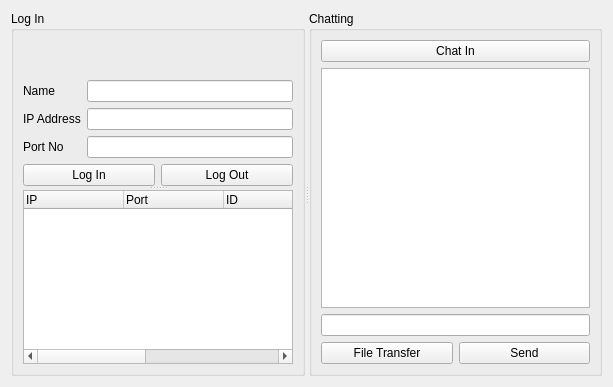
<?xml version="1.0" encoding="UTF-8"?>
<ui version="4.0">
 <class>ChatClient</class>
 <widget class="QWidget" name="ChatClient">
  <property name="geometry">
   <rect>
    <x>0</x>
    <y>0</y>
    <width>613</width>
    <height>387</height>
   </rect>
  </property>
  <property name="windowTitle">
   <string>Form</string>
  </property>
  <layout class="QHBoxLayout" name="horizontalLayout_2">
   <item>
    <widget class="QSplitter" name="splitter">
     <property name="orientation">
      <enum>Qt::Horizontal</enum>
     </property>
     <widget class="QGroupBox" name="logGroupBox">
      <property name="title">
       <string>Log In</string>
      </property>
      <layout class="QGridLayout" name="gridLayout_2">
       <item row="0" column="0">
        <spacer name="verticalSpacer">
         <property name="orientation">
          <enum>Qt::Vertical</enum>
         </property>
         <property name="sizeType">
          <enum>QSizePolicy::Minimum</enum>
         </property>
         <property name="sizeHint" stdset="0">
          <size>
           <width>20</width>
           <height>20</height>
          </size>
         </property>
        </spacer>
       </item>
       <item row="1" column="0">
        <widget class="QLabel" name="label_pic">
         <property name="maximumSize">
          <size>
           <width>16777215</width>
           <height>16777215</height>
          </size>
         </property>
         <property name="text">
          <string/>
         </property>
         <property name="alignment">
          <set>Qt::AlignCenter</set>
         </property>
        </widget>
       </item>
       <item row="2" column="0">
        <widget class="QSplitter" name="splitter_2">
         <property name="orientation">
          <enum>Qt::Vertical</enum>
         </property>
         <widget class="QWidget" name="">
          <layout class="QGridLayout" name="gridLayout">
           <item row="0" column="0">
            <layout class="QFormLayout" name="logformLayout">
             <item row="0" column="0">
              <widget class="QLabel" name="nameLabel">
               <property name="text">
                <string>Name</string>
               </property>
              </widget>
             </item>
             <item row="1" column="0">
              <widget class="QLabel" name="ipAddressLabel">
               <property name="text">
                <string>IP Address</string>
               </property>
              </widget>
             </item>
             <item row="1" column="1">
              <widget class="QLineEdit" name="ipAddressLineEdit"/>
             </item>
             <item row="2" column="0">
              <widget class="QLabel" name="portNumLabel">
               <property name="text">
                <string>Port No</string>
               </property>
              </widget>
             </item>
             <item row="2" column="1">
              <widget class="QLineEdit" name="portNumLineEdit"/>
             </item>
             <item row="0" column="1">
              <widget class="QLineEdit" name="nameLineEdit"/>
             </item>
            </layout>
           </item>
           <item row="1" column="0">
            <layout class="QHBoxLayout" name="logPushButtonLayout">
             <item>
              <widget class="QPushButton" name="logInPushButton">
               <property name="text">
                <string>Log In</string>
               </property>
              </widget>
             </item>
             <item>
              <widget class="QPushButton" name="logOutPushButton">
               <property name="text">
                <string>Log Out</string>
               </property>
              </widget>
             </item>
            </layout>
           </item>
          </layout>
         </widget>
         <widget class="QTreeWidget" name="treeWidget">
          <column>
           <property name="text">
            <string>IP</string>
           </property>
          </column>
          <column>
           <property name="text">
            <string>Port</string>
           </property>
          </column>
          <column>
           <property name="text">
            <string>ID</string>
           </property>
          </column>
          <column>
           <property name="text">
            <string>Name</string>
           </property>
          </column>
          <column>
           <property name="text">
            <string>Message</string>
           </property>
          </column>
          <column>
           <property name="text">
            <string>Time</string>
           </property>
          </column>
          <column>
           <property name="text">
            <string/>
           </property>
          </column>
          <column>
           <property name="text">
            <string/>
           </property>
          </column>
         </widget>
        </widget>
       </item>
      </layout>
     </widget>
     <widget class="QGroupBox" name="chattingGroupBox">
      <property name="title">
       <string>Chatting</string>
      </property>
      <layout class="QHBoxLayout" name="horizontalLayout">
       <item>
        <layout class="QVBoxLayout" name="verticalLayout_2">
         <item>
          <widget class="QPushButton" name="chatInPushButton">
           <property name="text">
            <string>Chat In</string>
           </property>
          </widget>
         </item>
         <item>
          <widget class="QTextEdit" name="messageTextEdit"/>
         </item>
         <item>
          <widget class="QLineEdit" name="messageLineEdit"/>
         </item>
         <item>
          <layout class="QHBoxLayout" name="chattingPushButtonLayour">
           <item>
            <widget class="QPushButton" name="fileTransferPushButton">
             <property name="text">
              <string>File Transfer</string>
             </property>
            </widget>
           </item>
           <item>
            <widget class="QPushButton" name="sendPushButton">
             <property name="text">
              <string>Send</string>
             </property>
            </widget>
           </item>
          </layout>
         </item>
        </layout>
       </item>
      </layout>
     </widget>
    </widget>
   </item>
  </layout>
 </widget>
 <resources/>
 <connections/>
</ui>
